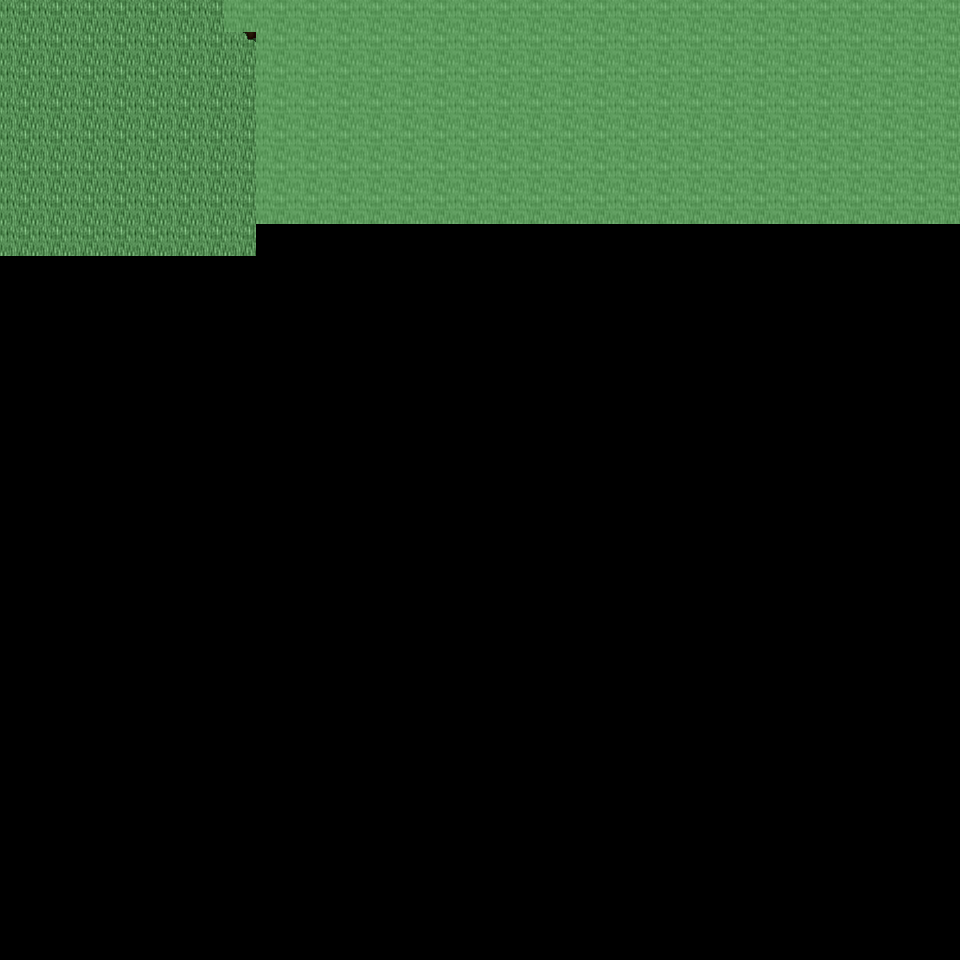

A level layout from a 2D game, rendered from its tile map. Below: a short description, then the map file with tile-grid data replaced by summaries:
An orthogonal 30x30 tile map with 32x32 px tiles, 6 tile layers (Ground, Object, Object2, Above, ...), 18 tilesets and 2 objects (2x mapExit).

<map version="1.0" orientation="orthogonal" renderorder="right-down" width="30" height="30" tilewidth="32" tileheight="32" nextobjectid="3">
  <tileset firstgid="1" name="tileset_ground_ground" tilewidth="32" tileheight="32" tilecount="33" columns="3">
    <image source="../drawable/tileset_ground_ground.png" width="96" height="352" />
  </tileset>
  <tileset firstgid="34" name="tileset_plant_flower_daisy_white" tilewidth="32" tileheight="32" tilecount="8" columns="2">
    <image source="../drawable/tileset_plant_flower_daisy_white.png" width="64" height="128" />
  </tileset>
  <tileset firstgid="42" name="tileset_plant_grasses" tilewidth="32" tileheight="32" tilecount="6" columns="3">
    <image source="../drawable/tileset_plant_grasses.png" width="96" height="64" />
  </tileset>
  <tileset firstgid="48" name="tileset_plant_flower_daisy_yellow" tilewidth="32" tileheight="32" tilecount="8" columns="2">
    <image source="../drawable/tileset_plant_flower_daisy_yellow.png" width="64" height="128" />
  </tileset>
  <tileset firstgid="56" name="tileset_plant_flower_daisy_blue" tilewidth="32" tileheight="32" tilecount="8" columns="2">
    <image source="../drawable/tileset_plant_flower_daisy_blue.png" width="64" height="128" />
  </tileset>
  <tileset firstgid="64" name="tileset_plant_flower_daisy_red" tilewidth="32" tileheight="32" tilecount="8" columns="2">
    <image source="../drawable/tileset_plant_flower_daisy_red.png" width="64" height="128" />
  </tileset>
  <tileset firstgid="72" name="tileset_plant_tree_tree_darkgreen" tilewidth="32" tileheight="32" tilecount="88" columns="8">
    <image source="../drawable/tileset_plant_tree_tree_darkgreen.png" width="256" height="352" />
  </tileset>
  <tileset firstgid="160" name="tileset_logic_creature_animal" tilewidth="32" tileheight="32" tilecount="32" columns="8">
    <image source="../drawable/tileset_logic_creature_animal.png" width="256" height="128" />
  </tileset>
  <tileset firstgid="192" name="tileset_logic_creature_elf" tilewidth="32" tileheight="32" tilecount="16" columns="8">
    <image source="../drawable/tileset_logic_creature_elf.png" width="256" height="64" />
  </tileset>
  <tileset firstgid="208" name="tileset_logic_collision" tilewidth="32" tileheight="32" tilecount="1" columns="1">
    <image source="../drawable/tileset_logic_collision.png" width="32" height="32" />
  </tileset>
  <tileset firstgid="209" name="tileset_logic_creature_human_evil" tilewidth="32" tileheight="32" tilecount="16" columns="8">
    <image source="../drawable/tileset_logic_creature_human_evil.png" width="256" height="64" />
  </tileset>
  <tileset firstgid="225" name="tileset_logic_portal" tilewidth="32" tileheight="32" tilecount="24" columns="8">
    <image source="../drawable/tileset_logic_portal.png" width="256" height="96" />
  </tileset>
  <tileset firstgid="249" name="tileset_ground_green_paving" tilewidth="32" tileheight="32" tilecount="18" columns="3">
    <image source="../drawable/tileset_ground_green_paving.png" width="96" height="192" />
  </tileset>
  <tileset firstgid="267" name="tileset_ground_water_swamp_water" tilewidth="32" tileheight="32" tilecount="33" columns="3">
    <image source="../drawable/tileset_ground_water_swamp_water.png" width="96" height="352" />
  </tileset>
  <tileset firstgid="300" name="tileset_plant_grasses_swamp" tilewidth="32" tileheight="32" tilecount="42" columns="6">
    <image source="../drawable/tileset_plant_grasses_swamp.png" width="192" height="224" />
  </tileset>
  <tileset firstgid="342" name="tileset_logic_protection" tilewidth="32" tileheight="32" tilecount="2" columns="2">
    <image source="../drawable/tileset_logic_protection.png" width="64" height="32" />
  </tileset>
  <tileset firstgid="344" name="tileset_logic_creature_ogre" tilewidth="32" tileheight="32" tilecount="4" columns="4">
    <image source="../drawable/tileset_logic_creature_ogre.png" width="128" height="32" />
  </tileset>
  <tileset firstgid="348" name="tileset_logic_creature_undead_skeleton" tilewidth="32" tileheight="32" tilecount="6" columns="6">
    <image source="../drawable/tileset_logic_creature_undead_skeleton.png" width="192" height="32" />
  </tileset>
  <layer name="Ground" width="30" height="30">
    <data>[900 cells, 218 non-empty, 1 distinct tile ids]</data>
  </layer>
  <layer name="Object" width="30" height="30">
    <data>[900 cells, 2 non-empty, 2 distinct tile ids]</data>
  </layer>
  <layer name="Object2" width="30" height="30">
    <data>[900 cells, 0 non-empty, 0 distinct tile ids]</data>
  </layer>
  <layer name="Above" width="30" height="30">
    <data>[900 cells, 154 non-empty, 18 distinct tile ids]</data>
  </layer>
  <layer name="Above2" width="30" height="30">
    <data>[900 cells, 0 non-empty, 0 distinct tile ids]</data>
  </layer>
  <layer name="Walkable" width="30" height="30">
    <data>[900 cells, 155 non-empty, 1 distinct tile ids]</data>
  </layer>
  <objectgroup name="MapEvents">
    <object id="1" name="north" type="mapExit" x="0" y="0" width="224" height="32">
      <properties>
        <property name="map" value="level_0_x191_y62" />
        <property name="x" value="0" />
        <property name="y" value="28" />
      </properties>
    </object>
    <object id="2" name="west" type="mapExit" x="0" y="0" width="32" height="960">
      <properties>
        <property name="map" value="level_0_x190_y63" />
        <property name="x" value="28" />
        <property name="y" value="0" />
      </properties>
    </object>
  </objectgroup>
</map>
